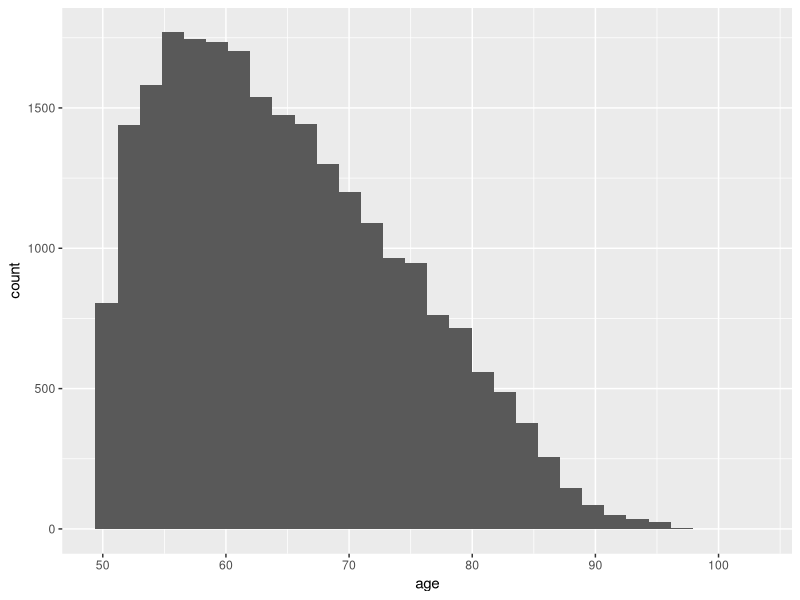

R code for this plot:
library(data.table)
library(ggplot2)

dt <- fread('mortality_oldage_eu.csv')
head(dt)

#### Filter data: Keep respondents between 50 and 80 years of age. 
#### The variables you will need are whether the person deceased within 6 years of the interview (“deceased”), gender (“female”), age (“age”), years of education (“eduyears_mod”), income group within country (“income10g), and the explanatory variables of your focus, physical activities (variable “sports”: 1: more than once a week, 2: once a week, 3: one to three times a month, 4: hardly ever, or never). 

ggplot(dt, aes(age)) + geom_histogram()

dt <- dt[age >= 50 & age <= 80, ]
dt <- dt[, c("deceased", "female", "age", "eduyears_mod", "income10g", "sports")]

unique(dt$sports)
?model.matrix

options(na.action='na.pass')

m <- model.matrix(~ -1 + factor(sports), data = dt)
nrow(m)
#return option to default
options(na.action='na.omit')
nrow(dt)
